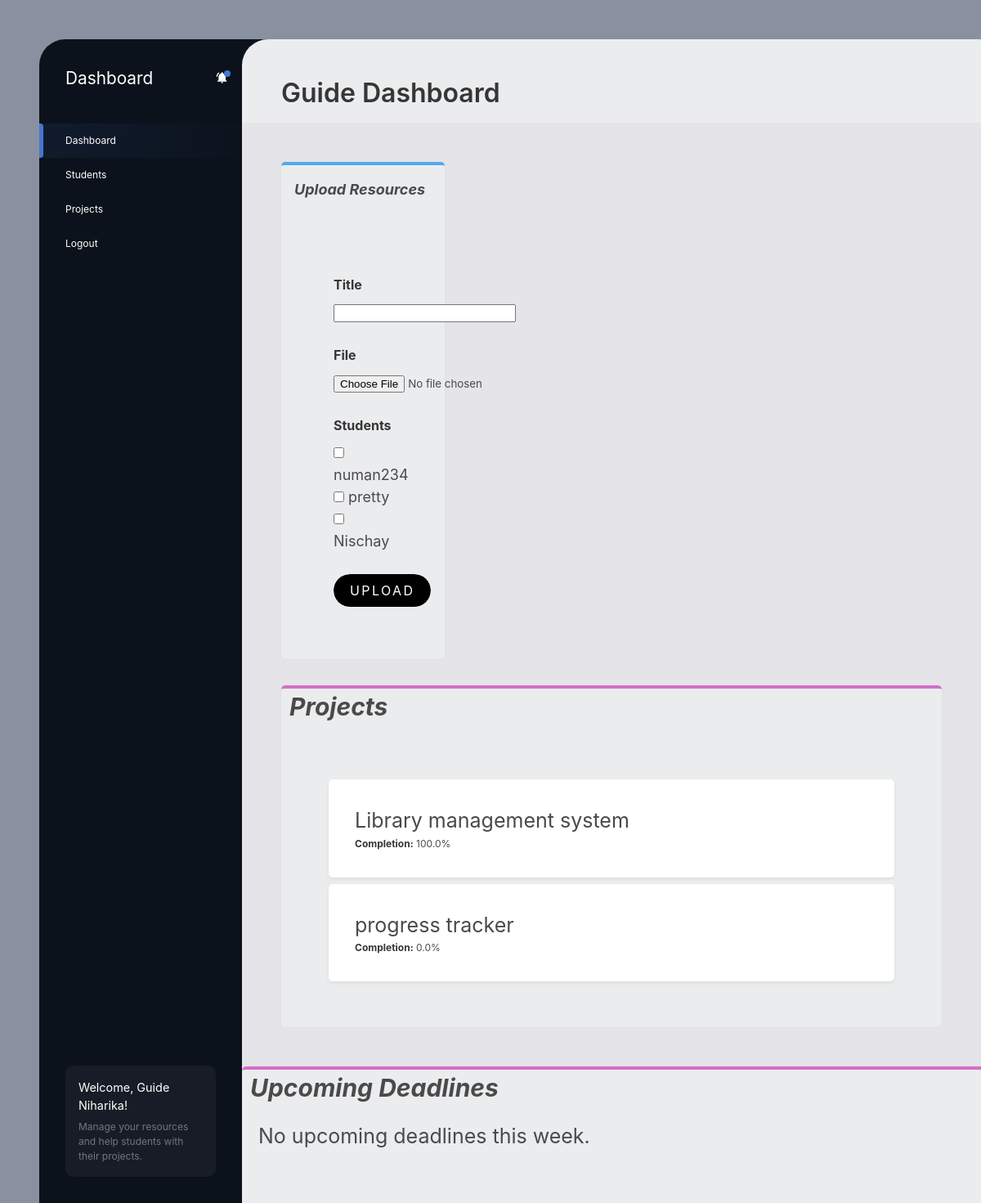
Screenshot of /mentor/dashboard/ (signed in) with the database file from the repository.
### MySiteApp/models.py (models this page shows, shortened)
class User(AbstractUser):
    ROLE_CHOICES = [
        ('student', 'Student'),
        ('mentor', 'Mentor'),
        ('admin', 'Admin'),
    ]
    role = models.CharField(max_length=10, choices=ROLE_CHOICES,)
    profile_picture = models.ImageField(upload_to='profile_pictures/', null=True, blank=True)
    mentor = models.ForeignKey(
        'self',
        on_delete=models.SET_NULL,
        null=True,
        blank=True,
        related_name='students'
    )  # Link students to mentors
    progress = models.FloatField(default=0.0)

class Project(models.Model):
    id = models.AutoField(primary_key=True)
    title = models.CharField(max_length=200)
    description = models.TextField(blank=True, null=True)
    start_date = models.DateField()
    due_date = models.DateField(default="2024-12-31")
    owner = models.ForeignKey(User, on_delete=models.CASCADE, related_name='owned_projects',null=True, blank=True)
    mentor = models.ForeignKey(User, on_delete=models.SET_NULL, null=True, blank=True, related_name='mentored_projects')  # Supervisor (mentor)
    students = models.ManyToManyField(
        User, related_name='assigned_projects', blank=True, limit_choices_to={'role': 'student'}
    )
    def allocated_students(self):
        return User.objects.filter(
            mentor=self.mentor,
            role='student',
            id__in=MentorStudentAllocation.objects.filter(mentor=self.mentor).values('student_id')
        )
    def completion_percentage(self):
        phases = self.phases.all()
        total_phases = phases.count()
        if total_phases == 0:
            return 0
        completed_phases = sum(phase.completion_percentage() for phase in phases)
        return (completed_phases / total_phases)

### MySiteApp/views.py (the view)
# urls.py: path('mentor/dashboard/', views.mentor_dashboard, name='mentor_dashboard'),
@login_required
def mentor_dashboard(request):
    if request.user.role != 'mentor':
        return redirect('access_denied')  # Redirect unauthorized users
    projects = models.Project.objects.filter(mentor=request.user)
    today = date.today()
    upcoming_deadlines = projects.filter(due_date__range=(today, today + timedelta(days=7)))
    if request.method == 'POST':
        form = forms.ResourceForm(request.POST, request.FILES)
        if form.is_valid():
            resource = form.save(commit=False)
            resource.mentor = request.user  # Assign the logged-in mentor
            if not resource.mentor:
                form.add_error(None, "A mentor must be assigned to this resource.")
            else:
                resource.save()
                form.save_m2m()  # Save Many-to-Many relationships
                return redirect('mentor_dashboard')  # Refresh the page after upload
    else:
        form = forms.ResourceForm()
    calendar_events = [
        {
            "title": project.title,
            "start": str(project.due_date),
            "end": str(project.due_date),
            "description": project.description,
        }
        for project in projects
    ]
    project_data = []
    for project in projects:
        project.allocated_students = project.allocated_students()
        completion_percentage = project.completion_percentage()
        project_data.append({
            'project': project,
            'title': project.title,
            'upcoming_deadlines': upcoming_deadlines,
            'allocated_students': models.Project.allocated_students,
            'completion_percentage': completion_percentage,
            'calendar_events': calendar_events,
        })
    uploaded_resources = models.Resource.objects.filter(mentor=request.user)
    allocated_students = models.User.objects.filter(
        id__in=models.MentorStudentAllocation.objects.filter(mentor=request.user).values('student_id')
    )  # Assuming `students` is a reverse relation on mentor
    student_documents = models.Resource.objects.filter(students__in=allocated_students).distinct()
    return render(request, 'dashboards/mentor_dashboard.html', {'project_data': project_data,'user': request.user,'form': form,
        'uploaded_resources': uploaded_resources,'student_documents': student_documents,'allocated_students':allocated_students})

### MySiteApp/forms.py
class ResourceForm(forms.ModelForm):
    class Meta:
        model = models.Resource
        fields = ['title', 'file', 'description','students']
    def __init__(self, *args, **kwargs):
        super().__init__(*args, **kwargs)
        self.fields['title'].widget.attrs.update({'class': 'form-input'})
        self.fields['file'].widget.attrs.update({'class': 'form-input'})
        self.fields['description'].widget.attrs.update({'class': 'form-input'})

### MySiteApp/models.py (called while the page is built)
    def completion_percentage(self):
        tasks = self.tasks.all()
        total_tasks = tasks.count()
        if total_tasks == 0:
            return 0
        completed_tasks = sum(1 for task in tasks if task.status == 'completed')
        return (completed_tasks / total_tasks) * 100

### MySiteApp/templates/dashboards/mentor_dashboard.html (shortened to what this page needs)
<!DOCTYPE html>
<html lang="en">
<head>
  {% load static %}
  <link rel="stylesheet" href="https://cdnjs.cloudflare.com/ajax/libs/bulma/0.7.4/css/bulma.min.css">
  <link rel="stylesheet" href="{% static 'css/style.css' %}">
</head>
<body>
  <div class="site-wrap">
    <nav class="site-nav">
      <div class="name">
        Dashboard
      </div>
      <ul>
        <li class="active"><a href="{% url 'mentor_dashboard' %}">Dashboard</a></li>
        <li><a href="{% url 'allocated_students' %}">Students</a></li>
        <li><a href="{% url 'mentor_student_projects' %}">Projects</a></li>
        <li><a href="{% url 'login' %}">Logout</a></li>
      </ul>
      <div class="note">
        <h3>Welcome, Guide {{ user.username }}!</h3>
        <p>Manage your resources and help students with their projects.</p>
      </div>
    </nav>
    <main>
      <header>
        <h1 class="title">Guide Dashboard</h1>
      </header><br>
      <div class="content-columns">
        <div class="col">
          <h2><ul><b><i>Upload Resources</i></b></ul></h2><br>
          <div class="p-6 bg-white rounded-lg shadow-md">
            <form action="{% url 'mentor_dashboard' %}" method="POST" class="mt-4" enctype="multipart/form-data">
              <div class="grid grid-cols-1 gap-4">
                <div>
                  <label class="label">Title</label>
                  {{ form.title }}
                </div><br>
                <div>
                  <label class="label">File</label>
                  {{ form.file }}
                </div><br>
                <div>
                  <label class="label">Students</label>
                  <div class="space-y-2">
                    {% for student in allocated_students %}
                      <div>
                        <input type="checkbox" name="students" value="{{ student.id }}" id="student_{{ student.id }}" class="checkbox">
                        <label for="student_{{ student.id }}">{{ student.username }}</label>
                      </div>
                    {% empty %}
                      <p>No students are allocated to you yet.</p>
                    {% endfor %}
                  </div>
                </div>
              </div><br>
              <button type="submit" class="button">Upload</button>
            </form>
          </div>
        </div>
        <div class="row">
          <h2><ul><b><i>Projects</i></b></ul></h2><br>
          <div class="p-6 bg-white rounded-lg shadow-md">
            {% for project in project_data %}
            <div class="item">
              <h3 class="text-xl font-semibold">{{ project.title }}</h3>
              <p><strong>Completion:</strong> {{ project.completion_percentage }}%</p>
            </div>
            {% empty %}
            <p>No projects are currently assigned to you.</p>
            {% endfor %}
          </div>
        </div>
        </div>
        <div class="row">
          <h2><ul><b><i>Upcoming Deadlines</i></b></ul></h2><br>
          <div class="deadline">
            {% if upcoming_deadlines %}
            <ul class="item">
              {% for project in upcoming_deadlines %}
              <li>
                <h3>{{ project.title }}</h3>
                <p>Deadline: {{ project.due_date }}</p>
              </li>
              {% endfor %}
            </ul>
            {% else %}
            <p>No upcoming deadlines this week.</p>
            {% endif %}
          </div>
        </div>
      </div>
</body>
</html>

### MySiteApp/static/css/style.css (style rules this page uses)
body { background: #89909f; padding: 3rem 0 0 3rem; font-size: 12px; height: auto; margin: 0; overflow: auto; }
.site-wrap { display: grid; grid-template-columns: 280px 1fr; min-height: 100vh; }
.site-nav { background: #0b121b; color: white; border-top-left-radius: 2rem; display: flex; flex-direction: column; }
.site-nav a { color: inherit; }
.site-nav ul { margin-bottom: auto; }
.site-nav ul li a { display: block; padding: 0.75rem 0.5rem 0.75rem 2rem; position: relative; }
.site-nav ul li.active > a { background: linear-gradient(to right, #101b2d, transparent); }
.site-nav ul li.active > a::before { content: ""; position: absolute; left: 0; top: 0; height: 100%; background: #4676cd; width: 5px; border-top-right-radius: 4px; border-bottom-right-radius: 4px; }
.note { width: calc(100% - 6rem); margin: 2rem; background: #171c26; border-radius: 10px; padding: 1rem; }
.note h3 { font-size: 0.9rem; margin: 0 0 0.4rem 0; }
.note p { color: #717783; }
.name { font-size: 1.3rem; position: relative; margin: 2rem 0 2rem 0; padding: 0 2.5rem 0.5rem 2rem; width: calc(100% - 3rem); }
.name svg { position: absolute; fill: white; width: 16px; height: 16px; right: 0; top: 7px; }
.name::after { content: ""; width: 8px; height: 8px; background: #4777ce; border-radius: 20px; position: absolute; top: 6px; right: -2px; }
main { border-top-left-radius: 2rem; background: #ebecee; margin-left: -2rem; position: relative; min-height: 100vh; overflow-y: auto }
main > header { padding: 3rem 3rem 0 3rem; }
.site-wrap .content-columns { padding: 3rem; display: flex; background: #e5e5e9; flex-wrap: wrap; gap: 2rem; }
.content-columns .col { min-height: 600px; font-size: large; width: 200px; padding: 1rem; background: #ebecee; margin-right: 1rem; box-shadow: 0 0 5px rgba(0, 0, 0, 0.04); border-radius: 5px; }
.content-columns .col:nth-child(1) { border-top: 4px solid #50aaee; }
.item { background: white; box-shadow: 0 2px 4px rgba(0, 0, 0, 0.07); min-height: 70px; border-radius: 5px; margin: 0 0 0.5rem 0; padding: 2rem; }

### MySiteApp/templates/dashboards/mentor_dashboard.html (style rules this page uses)
.row { width:1000px; padding-left: 10px; padding-right: 10px; border-top: 4px solid #d56ec7; background: #ebecee; box-shadow: 0 0 5px rgba(0, 0, 0, 0.04); border-radius: 5px; }
.row h2 { font-size: 30px; }
.row h3 { font-size: 25px; }
.deadline { padding-left: 10px; height: 100px; font-size: 25px; }
.button { display: inline-block; padding: 0rem 1.25rem; border-radius: 10rem; background-color: transparent; border: none; cursor: pointer; color: #fff; text-transform: uppercase; font-size: 1rem; letter-spacing: 0.15rem; transition: all 0.3s; position: relative; overflow: hidden; z-index: 1; }
.button:after { content: ''; position: absolute; bottom: 0; left: 0; width: 100%; height: 100%; background-color: black; border-radius: 10rem; z-index: -2; }
.button:before { content: ''; position: absolute; bottom: 0; left: 0; width: 0%; height: 100%; background-color: white; transition: all 0.3s; border-radius: 10rem; z-index: -1; }

### rows the page displays
User: username "Niharika"
User: username "numan234"
User: username "pretty"
User: username "Nischay"
Project: title "Library management system", completion_percentage "100.0"
Project: title "progress tracker", completion_percentage "0.0"
